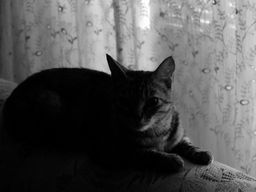
#> input picture 數位影像處理(李明穗)/hw1/SampleImage/sample2.png, 256 x 192 px, shrunk from 800 x 600 before the run, found by its file name
$ python 2_a.py
#> lines starting #> are read from the running program, lines starting #| are printed output that depends on the picture
import numpy as np
import cv2
import random
img = cv2.imread("SampleImage/sample2.png",cv2.IMREAD_GRAYSCALE)
#> img is the input picture: shape (192, 256); min 0, max 254, mean 82.8
mask=[0,0,0,0,0,0,0,0,0]
mask[0] = 1/36*np.array([[1, 2, 1],
                         [2, 4, 2],
                         [1, 2, 1]])
mask[1] = 1/12*np.array([[1, 2, 1],
                         [0, 0, 0],
                         [-1, -2, -1]])
mask[2] = 1/12*np.array([[-1, 2, -1],
                         [-2, 4, -2],
                         [-1, 2, -1]])
mask[3] = 1/12*np.array([[-1, -2, -1],
                         [0, 0, 0],
                         [1, 2, 1]])
mask[4] = 1/4*np.array([[1, 0, -1],
                        [0, 0, 0],
                        [-1, 0, 1]])
mask[5] = 1/4*np.array([[-1, 2, -1],
                        [0, 0, 0],
                        [1, -2, 1]])
mask[6] = 1/12*np.array([[-1, -2, -1],
                         [2, 4, 2],
                         [-1, -2, -1]])
mask[7] = 1/4*np.array([[-1, 0, 1],
                        [2, 0, -2],
                        [-1, 0, 1]])
mask[8] = 1/4*np.array([[1, -2, 1],
                        [-2, 4, -2],
                        [1, -2, 1]])


Map1 = np.zeros(img.shape)
Map2 = np.zeros(img.shape)
Map3 = np.zeros(img.shape)
Map4 = np.zeros(img.shape)
Map5 = np.zeros(img.shape)
Map6 = np.zeros(img.shape)
Map7 = np.zeros(img.shape)
Map8 = np.zeros(img.shape)
Map9 = np.zeros(img.shape)
energy=np.zeros((9,img.shape[0],img.shape[1]))
threshold=2

img = np.pad(img, ((1, 1), (1, 1)), 'edge')
#> img: shape (194, 258)
#算乘上9個mask的結果
for i in range(1,img.shape[0] - 1):
    for j in range(1,img.shape[1] - 1):
        Map1[i-1,j-1] = np.sum(np.multiply(mask[0], img[i-1:i+2, j-1:j+2]))
        Map2[i-1,j-1] = np.sum(np.multiply(mask[1], img[i-1:i+2, j-1:j+2]))
        Map3[i-1,j-1] = np.sum(np.multiply(mask[2], img[i-1:i+2, j-1:j+2]))
        Map4[i-1,j-1] = np.sum(np.multiply(mask[3], img[i-1:i+2, j-1:j+2]))
        Map5[i-1,j-1] = np.sum(np.multiply(mask[4], img[i-1:i+2, j-1:j+2]))
        Map6[i-1,j-1] = np.sum(np.multiply(mask[5], img[i-1:i+2, j-1:j+2]))
        Map7[i-1,j-1] = np.sum(np.multiply(mask[6], img[i-1:i+2, j-1:j+2]))
        Map8[i-1,j-1] = np.sum(np.multiply(mask[7], img[i-1:i+2, j-1:j+2]))
        Map9[i-1,j-1] = np.sum(np.multiply(mask[8], img[i-1:i+2, j-1:j+2]))
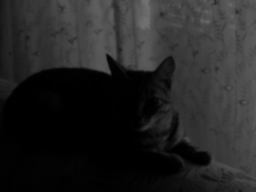
#> Map1: shape (192, 256) float64; min 0, max 112.2, mean 36.8
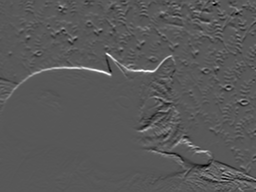
#> Map2: shape (192, 256) float64; min -29.33, max 55.92, mean 0.5; drawn with min black and max white
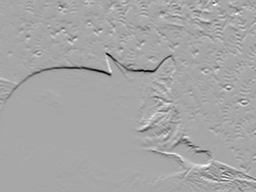
#> Map4: shape (192, 256) float64; min -55.92, max 29.33, mean -0.5; drawn with min black and max white
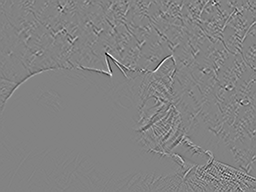
#> Map5: shape (192, 256) float64; min -46, max 43.5, mean 0; drawn with min black and max white
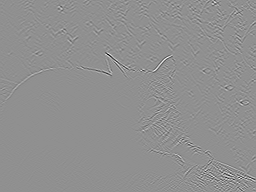
#> Map8: shape (192, 256) float64; min -55, max 42.25, mean 0; drawn with min black and max white

#算energy

Map1= np.pad(Map1, ((1, 1), (1, 1)), 'edge')
#> Map1: shape (194, 258) float64
Map2= np.pad(Map2, ((1, 1), (1, 1)), 'edge')
#> Map2: shape (194, 258) float64
Map3= np.pad(Map3, ((1, 1), (1, 1)), 'edge')
#> Map3: shape (194, 258) float64
Map4= np.pad(Map4, ((1, 1), (1, 1)), 'edge')
#> Map4: shape (194, 258) float64
Map5= np.pad(Map5, ((1, 1), (1, 1)), 'edge')
#> Map5: shape (194, 258) float64
Map6= np.pad(Map6, ((1, 1), (1, 1)), 'edge')
#> Map6: shape (194, 258) float64
Map7= np.pad(Map7, ((1, 1), (1, 1)), 'edge')
#> Map7: shape (194, 258) float64
Map8= np.pad(Map8, ((1, 1), (1, 1)), 'edge')
#> Map8: shape (194, 258) float64
Map9= np.pad(Map9, ((1, 1), (1, 1)), 'edge')
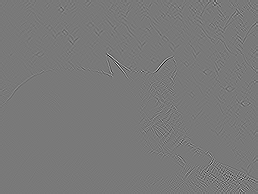
#> Map9: shape (194, 258) float64; min -52.75, max 58, mean 0; drawn with min black and max white
for i in range(1,Map1.shape[0] -1):
    for j in range(1,Map1.shape[1] -1):
        energy[0][i-1,j-1] = np.sum(np.square(Map1[i-1:i+threshold, j-1:j+threshold]))
        energy[1][i-1,j-1] = np.sum(np.square(Map2[i-1:i+threshold, j-1:j+threshold]))
        energy[2][i-1,j-1] = np.sum(np.square(Map3[i-1:i+threshold, j-1:j+threshold]))
        energy[3][i-1,j-1] = np.sum(np.square(Map4[i-1:i+threshold, j-1:j+threshold]))
        energy[4][i-1,j-1] = np.sum(np.square(Map5[i-1:i+threshold, j-1:j+threshold]))
        energy[5][i-1,j-1] = np.sum(np.square(Map6[i-1:i+threshold, j-1:j+threshold]))
        energy[6][i-1,j-1] = np.sum(np.square(Map7[i-1:i+threshold, j-1:j+threshold]))
        energy[7][i-1,j-1] = np.sum(np.square(Map8[i-1:i+threshold, j-1:j+threshold]))
        energy[8][i-1,j-1] = np.sum(np.square(Map9[i-1:i+threshold, j-1:j+threshold]))
energy1=energy.copy()
min0=np.min(energy[0])
#> min0 = 0
min1=np.min(energy[1])
#> min1 = 0
min2=np.min(energy[2])
#> min2 = 0
min3=np.min(energy[3])
#> min3 = 0
min4=np.min(energy[4])
#> min4 = 0
min5=np.min(energy[5])
#> min5 = 0
min6=np.min(energy[6])
#> min6 = 0
min7=np.min(energy[7])
#> min7 = 0
min8=np.min(energy[8])
#> min8 = 0

for i in range(1,energy[0].shape[0] - 1):
    for j in range(1,energy[0].shape[1] - 1):
        energy[0][i-1,j-1] = energy[0][i-1,j-1]-min0
        energy[1][i-1,j-1] = energy[1][i-1,j-1]-min1
        energy[2][i-1,j-1] = energy[2][i-1,j-1]-min2
        energy[3][i-1,j-1] = energy[3][i-1,j-1]-min3
        energy[4][i-1,j-1] = energy[4][i-1,j-1]-min4
        energy[5][i-1,j-1] = energy[5][i-1,j-1]-min5
        energy[6][i-1,j-1] = energy[6][i-1,j-1]-min6
        energy[7][i-1,j-1] = energy[7][i-1,j-1]-min7
        energy[8][i-1,j-1] = energy[8][i-1,j-1]-min8

max0=np.max(energy[0])
#> max0 = 113251
max1=np.max(energy[1])
#> max1 = 15455
max2=np.max(energy[2])
#> max2 = 9604.4
max3=np.max(energy[3])
#> max3 = 15455
max4=np.max(energy[4])
#> max4 = 10821.2
max5=np.max(energy[5])
#> max5 = 9983
max6=np.max(energy[6])
#> max6 = 6481
max7=np.max(energy[7])
#> max7 = 10521.6
max8=np.max(energy[8])
#> max8 = 13727.7

for i in range(energy[0].shape[0]):
    for j in range(energy[0].shape[1]):
        energy[0][i,j] = energy[0][i,j]/max0*255
        energy[1][i,j] = energy[1][i,j]/max1*255
        energy[2][i,j] = energy[2][i,j]/max2*255
        energy[3][i,j] = energy[3][i,j]/max3*255
        energy[4][i,j] = energy[4][i,j]/max4*255
        energy[5][i,j] = energy[5][i,j]/max5*255
        energy[6][i,j] = energy[6][i,j]/max6*255
        energy[7][i,j] = energy[7][i,j]/max7*255
        energy[8][i,j] = energy[8][i,j]/max8*255

for i in range(9):
    cv2.imwrite(f"energy{i}.png",energy[i].astype(np.uint8))
#> this loop made 9 passes
#> pass 2, `cv2.imwrite(f"energy{i}.png",energy[i].astype(np.uint8))`:
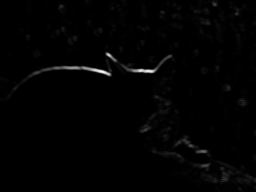
#> saved as energy1.png: shape (192, 256); min 0, max 255, mean 2.5

$ run again, with 數位影像處理(李明穗)/hw1/SampleImage/sample3.png copied over 數位影像處理(李明穗)/hw1/SampleImage/sample2.png
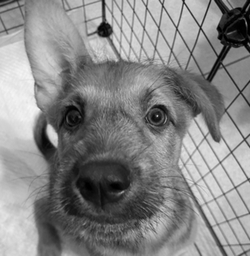
#> input picture 數位影像處理(李明穗)/hw1/SampleImage/sample3.png, 250 x 256 px, shrunk from 313 x 320 before the run, found by its file name
#> img is the input picture: shape (256, 250); min 0, max 246, mean 133.9
#> img: shape (258, 252)
#> `Map9= np.pad(Map9, ((1, 1), (1, 1)), 'edge')`:
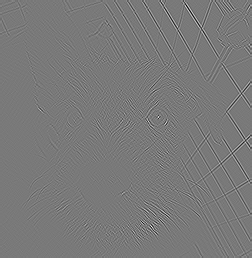
#> Map9: shape (258, 252) float64; min -58, max 63.5, mean 0; drawn with min black and max white
#> min0 = 1.09
#> min1 = 0.118
#> min4 = 0.25
#> min6 = 0.118
#> min7 = 0.25
#> min8 = 0.312
#> max0 = 104299.4
#> max1 = 10235.2
#> max2 = 13625.8
#> max3 = 10235.2
#> max4 = 15507.4
#> max5 = 21763.3
#> max6 = 4002.8
#> max7 = 6279.8
#> max8 = 13132
#> the loop `for i in range(9):` made 9 passes
#> pass 2, `cv2.imwrite(f"energy{i}.png",energy[i].astype(np.uint8))`:
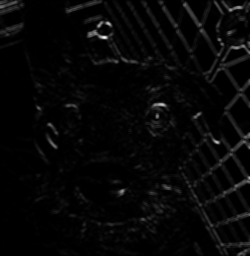
#> saved as energy1.png: shape (256, 250); min 0, max 255, mean 6.7
